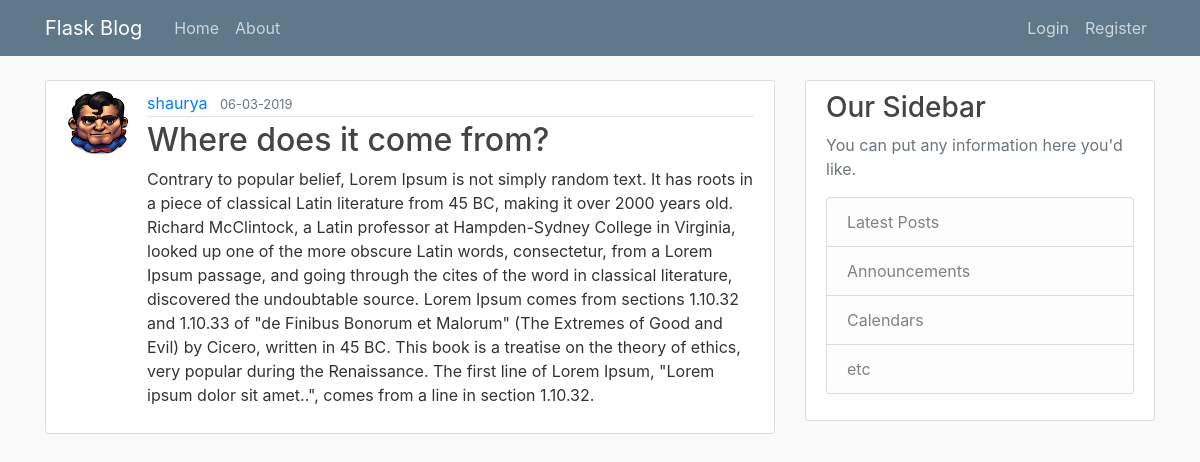
The page /post/2 on the database as committed earlier.
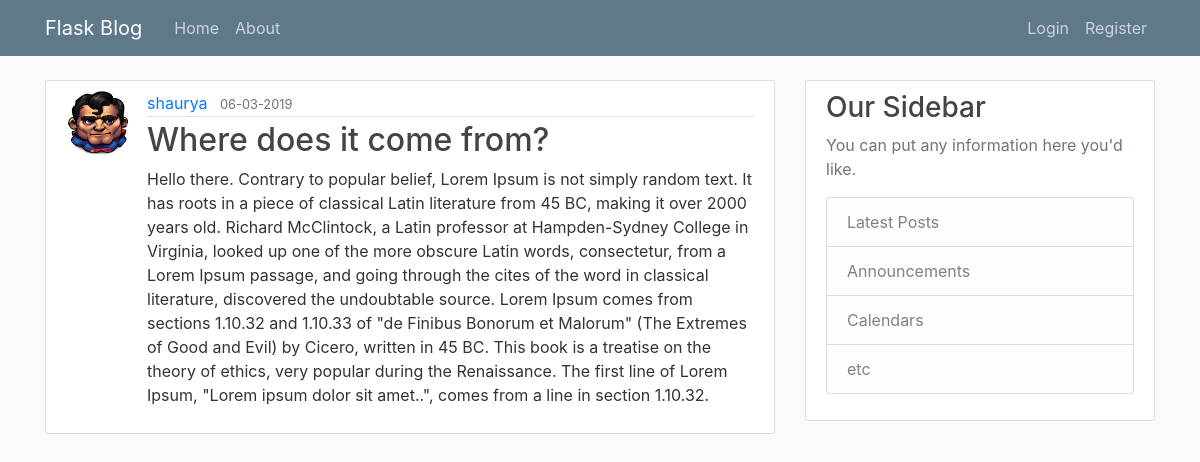
The same page on the database as committed later.
### flaskblog/models.py (models this page shows, shortened)
class Post(db.Model):
    __tablename__ = 'post'
    id = db.Column(db.Integer, primary_key=True)
    title = db.Column(db.String(100), nullable=False)
    date_posted = db.Column(db.DateTime, nullable=False, default=datetime.utcnow())
    content = db.Column(db.Text, nullable=False)
    user_id = db.Column(db.Integer, db.ForeignKey('user.id'), nullable=False)

### flaskblog/posts/routes.py (the view)
@posts.route("/post/<post_id>", methods=['GET', 'POST'])
def post(post_id):
    post = Post.query.get_or_404(post_id)
    return render_template('post.html', title='Post', post=post)

### flaskblog/templates/post.html (shortened to what this page needs)
{% extends "layout.html" %}
{% block content %}
<article class="media content-section">
	<img class="rounded-circle article-img"
		src="{{ url_for('static', filename='profile_pics/' + post.author.image_file) }}">
	<div class="media-body">
		<div class="article-metadata">
			<a class="mr-2" href="{{url_for('users.user_posts', username=post.author.username)}}">{{ post.author.username }}</a>
			<small class="text-muted">{{ post.date_posted.strftime('%d-%m-%Y') }}</small>
		</div>
		<h2><a class="article-title" href="{{ url_for('posts.post', post_id=post.id) }}">{{ post.title }}</a></h2>
		<p class="article-content">{{ post.content }}</p>
	</div>
</article>
{% endblock content %}

Rows that differ between the two databases and show on the page:
changed Post "Where does it come from?": content "Contrary to popular belief,…" → "Hello there. Contrary to popular belief,…"
